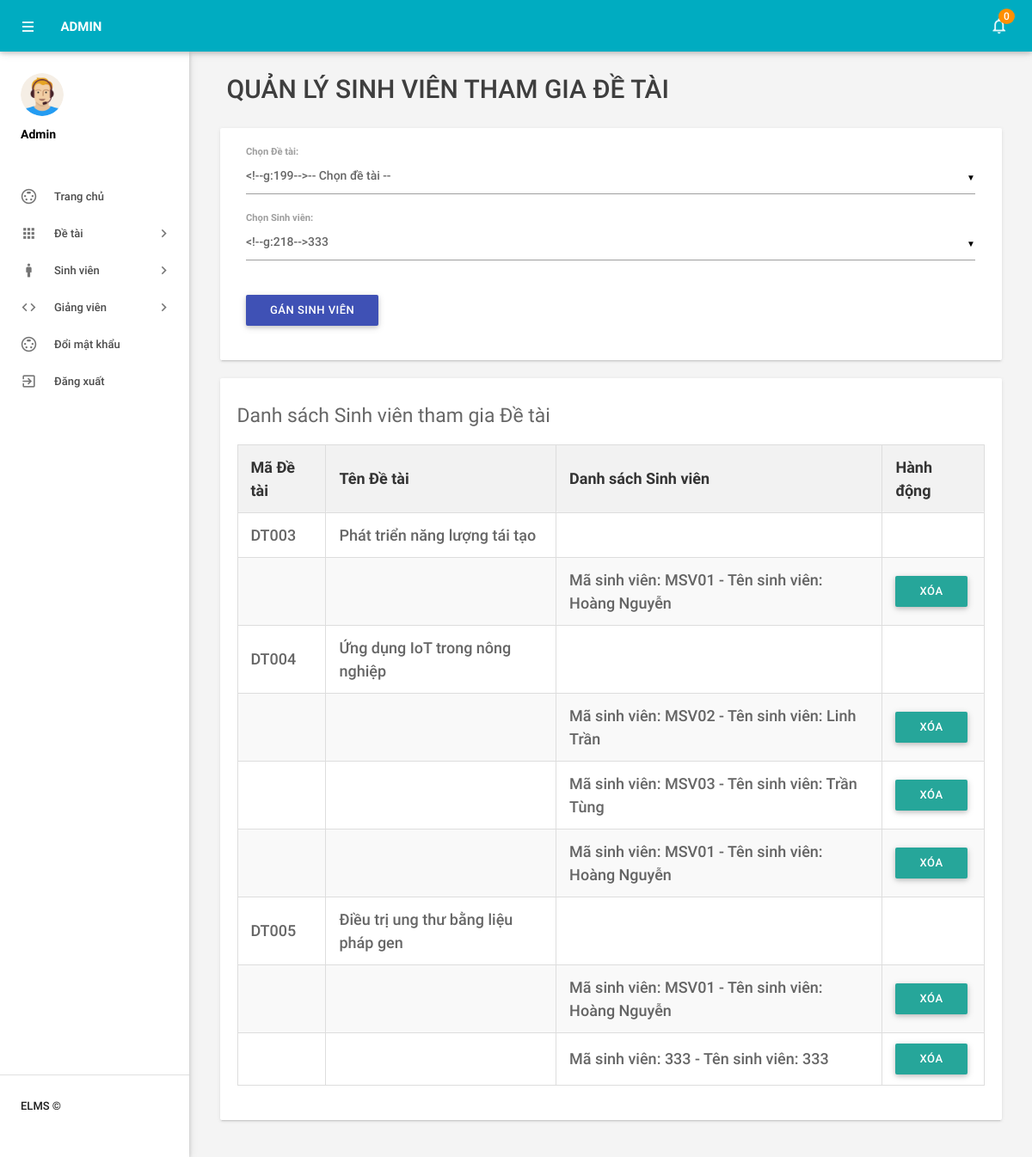
Screenshot of /BTL_CNPM/admin/de_tai_sinh_vien.php with the database file from the repository.
### tables this page shows
CREATE TABLE `de_tai` (
  `MaDeTai` varchar(50) NOT NULL,
  `TenDeTai` varchar(255) NOT NULL,
  `MoTa` varchar(500) DEFAULT NULL,
  `LinhVucNghienCuu` varchar(100) DEFAULT NULL,
  `NgayBatDau` date NOT NULL,
  `NgayKetThucDuKien` date DEFAULT NULL
);

CREATE TABLE `sinh_vien` (
  `MaSV` varchar(50) NOT NULL,
  `Hoten` varchar(50) NOT NULL,
  `Lop` varchar(50) NOT NULL,
  `Khoa` varchar(50) NOT NULL,
  `Email` varchar(50) NOT NULL,
  `Password` varchar(50) NOT NULL
);

### BTL_CNPM/admin/de_tai_sinh_vien.php (the view, shortened to what this page needs)
<?php
include('includes/config.php');
function load_gan_sinh_vien($dbh)
{
    $sql = "SELECT dt.MaDeTai, dt.TenDeTai, sv.MaSV, sv.HoTen
                FROM de_tai_sinh_vien
                JOIN de_tai dt ON de_tai_sinh_vien.ma_de_tai = dt.MaDeTai
                JOIN sinh_vien sv ON de_tai_sinh_vien.ma_sinh_vien = sv.MaSV
                ORDER BY dt.MaDeTai";
    $stmt = $dbh->prepare($sql);
    $stmt->execute();
    $results = $stmt->fetchAll(PDO::FETCH_ASSOC);
    $output = "";
    $current_topic = null;
    foreach ($results as $row) {
        if ($current_topic !== $row['MaDeTai']) {
            $current_topic = $row['MaDeTai'];
            $topic_name = $row['TenDeTai'];
            $output .= "<tr>
                                <td>{$current_topic}</td>
                                <td>{$topic_name}</td>
                                <td></td>
                                <td></td>
                            </tr>";
        }
        $output .= "<tr>
                            <td></td>
                            <td></td>
                            <td>
                                Mã sinh viên: {$row['MaSV']} - Tên sinh viên: {$row['HoTen']}
                            </td>
                            <td>
                                <form method='POST' style='display:inline;'>
                                    <input type='hidden' name='ma_de_tai' value='{$row['MaDeTai']}'>
                                    <input type='hidden' name='ma_sinh_vien' value='{$row['MaSV']}'>
                                    <button type='submit' name='delete' class='btn btn-sm btn-danger'>Xóa</button>
                                </form>
                            </td>
                        </tr>";
    }
    return $output;
}
?>
<!DOCTYPE html>
<html lang="vi">
<head>
    <link type="text/css" rel="stylesheet" href="../assets/plugins/materialize/css/materialize.min.css" />
    <link href="../assets/plugins/material-preloader/css/materialPreloader.min.css" rel="stylesheet">
    <link href="../assets/css/alpha.min.css" rel="stylesheet" type="text/css" />
    <link href="../assets/css/custom.css" rel="stylesheet" type="text/css" />
</head>
<body>
    <?php include('includes/header.php'); ?>
    <?php include('includes/sidebar.php'); ?>
    <main class="mn-inner">
        <div class="row">
            <div class="col s12">
                <div class="page-title">Quản lý Sinh viên tham gia Đề tài</div>
            </div>
            <div class="col s12">
                <div class="card">
                    <div class="card-content">
                        <form id="assignForm" method="POST" action="">
                            <div class="row">
                                <div class="input-field col s12">
                                    <label for="deTai">Chọn Đề tài:</label>
                                </div>
                                <div class="input-field col s12">
                                    <label for="sinhVien">Chọn Sinh viên:</label>
                                </div>
                            </div>
                            <div class="row">
                                <div class="col s12 text-right">
                                    <button type="submit" name="assign" class="waves-effect waves-light btn indigo">Gán
                                        Sinh viên</button>
                                </div>
                            </div>
                        </form>
                    </div>
                </div>
            </div>
            <div class="col s12">
                <div class="card">
                    <div class="card-content">
                        <h5 class="mb-4">Danh sách Sinh viên tham gia Đề tài</h5>
                        <table class="highlight">
                            <thead>
                                <tr>
                                    <th>Mã Đề tài</th>
                                    <th>Tên Đề tài</th>
                                    <th>Danh sách Sinh viên</th>
                                    <th>Hành động</th>
                                </tr>
                            </thead>
                            <tbody>
                                <?php echo load_gan_sinh_vien($dbh); ?>
                            </tbody>
                        </table>
                    </div>
                </div>
            </div>
        </div>
    </main>
</body>
</html>

### BTL_CNPM/admin/de_tai_sinh_vien.php (style rules this page uses)
.page-title { font-size: 30px; margin-bottom: 20px; color: #3e3e3e; }
label { font-size: 18px; font-weight: bold; }
table { width: 100%; border-collapse: collapse; margin: 20px 0; font-size: 18px; text-align: left; }
table thead tr { background-color: #f2f2f2; color: #333; font-weight: bold; }
table th, table td { padding: 12px 15px; border: 1px solid #ddd; }
table tbody tr:nth-child(even) { background-color: #f9f9f9; }
table tbody tr:nth-child(odd) { background-color: #fff; }

### rows the page displays
de_tai: MaDeTai "DT003", TenDeTai "Phát triển năng lượng tái tạo", sinh_vien.MaSV "MSV01", sinh_vien.Hoten "Hoàng Nguyễn"
de_tai: MaDeTai "DT004", TenDeTai "Ứng dụng IoT trong nông nghiệp", sinh_vien.MaSV "MSV02", sinh_vien.Hoten "Linh Trần", sinh_vien.MaSV "MSV03", sinh_vien.Hoten "Trần Tùng", sinh_vien.MaSV "MSV01", sinh_vien.Hoten "Hoàng Nguyễn"
de_tai: MaDeTai "DT005", TenDeTai "Điều trị ung thư bằng liệu pháp gen", sinh_vien.MaSV "MSV01", sinh_vien.Hoten "Hoàng Nguyễn", sinh_vien.MaSV "333", sinh_vien.Hoten "333"

### other values shown
$unreadcount "0"
